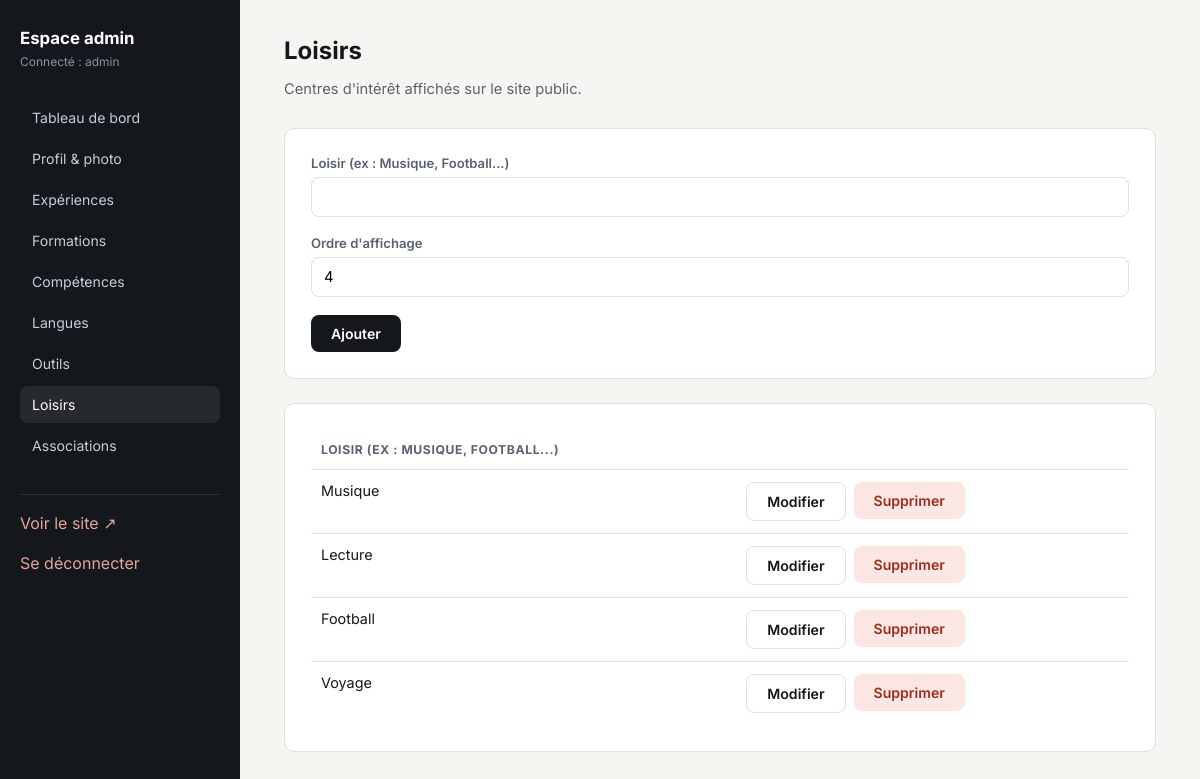
The page /admin/loisirs.php (signed in) on the database its author committed.
### tables this page shows
CREATE TABLE loisirs (
            id INTEGER PRIMARY KEY AUTOINCREMENT,
            libelle TEXT NOT NULL,
            ordre INTEGER DEFAULT 0
        );

### admin/loisirs.php (called while the page is built, shortened)
<?php
$table = 'loisirs';
$inputLabel = 'Loisir (ex : Musique, Football...)';
$pageTitle = 'Loisirs';
$pageDescription = "Centres d'intérêt affichés sur le site public.";
require __DIR__ . '/includes/simple_list.php';

### includes/functions.php (called while the page is built, shortened)
<?php
function e(?string $value): string
{
    return htmlspecialchars($value ?? '', ENT_QUOTES, 'UTF-8');
}
function fetchAll(PDO $pdo, string $table, string $orderBy = 'ordre'): array
{
    return $pdo->query("SELECT * FROM $table ORDER BY $orderBy ASC")->fetchAll(PDO::FETCH_ASSOC);
}

### admin/includes/simple_list.php (the view, shortened to what this page needs)
<?php
$pdo = getDB();
$editItem = null;
$items = fetchAll($pdo, $table);
require __DIR__ . '/header.php';
?>
<h2 class="page-title"><?= e($pageTitle) ?></h2>
<p class="page-sub"><?= e($pageDescription ?? '') ?></p>
<form class="card" method="post">
  <label for="libelle"><?= e($inputLabel) ?></label>
  <input type="text" id="libelle" name="libelle" value="<?= e($editItem['libelle'] ?? '') ?>" required>
  <label for="ordre">Ordre d'affichage</label>
  <input type="text" id="ordre" name="ordre" value="<?= e((string)($editItem['ordre'] ?? count($items))) ?>">
  <button type="submit" class="btn btn-primary"><?= $editItem ? 'Mettre à jour' : 'Ajouter' ?></button>
</form>
<div class="card">
  <table>
    <thead><tr><th><?= e($inputLabel) ?></th><th></th></tr></thead>
    <tbody>
      <?php foreach ($items as $item): ?>
        <tr>
          <td><?= e($item['libelle']) ?></td>
          <td class="actions">
            <a class="btn btn-ghost" href="?edit=<?= (int)$item['id'] ?>">Modifier</a>
            <form method="post" onsubmit="return confirm('Supprimer cet élément ?');">
              <button type="submit" class="btn btn-danger">Supprimer</button>
            </form>
          </td>
        </tr>
      <?php endforeach; ?>
    </tbody>
  </table>
</div>
<?php require __DIR__ . '/footer.php'; ?>

### assets/css/admin.css (style rules this page uses)
:root { --ink: #14171c; --ink-soft: #5a6170; --paper: #f6f5f2; --line: #e3e0d8; --accent: #c0392b; --accent-dark: #9c2d20; --sidebar: #14171c; --sidebar-text: #c9cdd6; --radius: 10px; --sans: "Inter", "Helvetica Neue", Arial, sans-serif; }
* { box-sizing: border-box; }
body { margin: 0; font-family: var(--sans); background: var(--paper); color: var(--ink); }
a { color: inherit; text-decoration: none; }
.page-title { font-size: 1.5rem; margin: 0 0 6px; }
.page-sub { color: var(--ink-soft); margin-bottom: 30px; font-size: .92rem; }
.card { background: #fff; border: 1px solid var(--line); border-radius: var(--radius); padding: 26px; margin-bottom: 24px; }
label { display: block; font-size: .82rem; font-weight: 600; margin-bottom: 6px; color: var(--ink-soft); }
input[type=text], input[type=email], input[type=password], input[type=file], textarea, select { width: 100%; padding: 10px 12px; border: 1px solid var(--line); border-radius: 8px; font-size: .92rem; font-family: var(--sans); margin-bottom: 18px; background: #fff; }
.btn { display: inline-block; padding: 10px 20px; border-radius: 8px; border: none; cursor: pointer; font-size: .88rem; font-family: var(--sans); font-weight: 600; }
.btn-primary { background: var(--ink); color: #fff; }
.btn-danger { background: #fbe6e4; color: var(--accent-dark); }
.btn-ghost { background: transparent; border: 1px solid var(--line); color: var(--ink); }
table { width: 100%; border-collapse: collapse; font-size: .9rem; }
th, td { text-align: left; padding: 12px 10px; border-bottom: 1px solid var(--line); vertical-align: top; }
th { color: var(--ink-soft); font-size: .76rem; text-transform: uppercase; letter-spacing: .05em; }
tr:last-child td { border-bottom: none; }
.actions { display: flex; gap: 8px; white-space: nowrap; }
.actions form { display: inline; }

### rows shown on the page
loisirs: libelle "Musique"
loisirs: libelle "Lecture"
loisirs: libelle "Football"
loisirs: libelle "Voyage"

### other values the page prints
$_SESSION['admin_username'] "admin"
$pageTitle "Loisirs"
$pageDescription "Centres d'intérêt affichés sur le site public."
$inputLabel "Loisir (ex : Musique, Football...)"
$inputLabel "LOISIR (EX : MUSIQUE, FOOTBALL...)"
